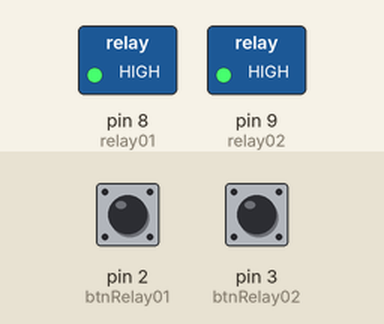
Recording of a sketch running on a simulated Arduino Uno, built with avr-gcc and run on an emulated ATmega328P. Shown: switched loads named in the sketch (green lamp = pin HIGH). Inputs (shaded band) come from the test bench; at power-on: pin 2 (btnRelay01) LOW, pin 3 (btnRelay02) LOW.

Above: at 1.2 s.
1.3 s: pin 2 (btnRelay01) pulled HIGH for 0.15 s
At 2.5 s:
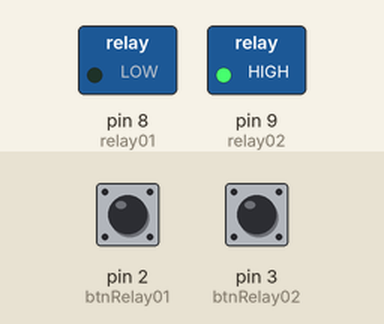
2.9 s: pin 3 (btnRelay02) pulled HIGH for 0.15 s
At 3.9 s:
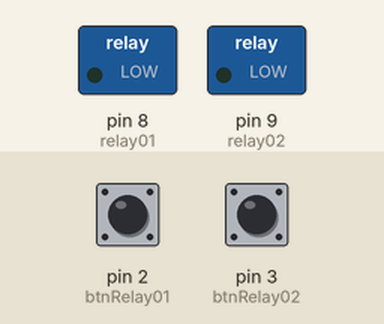
4.5 s: pin 2 (btnRelay01) pulled HIGH for 1 s
At 5.1 s:
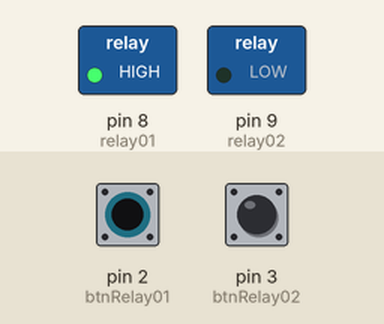
7.0 s: pin 2 (btnRelay01) pulled HIGH for 3.2 s
At 8.2 s:
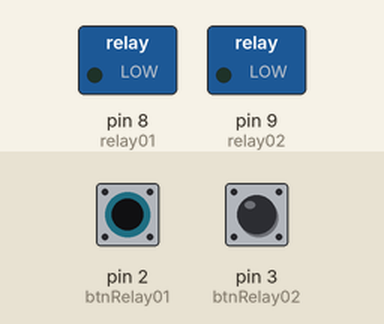
11.7 s: pin 3 (btnRelay02) pulled HIGH for 1 s
At 13.0 s:
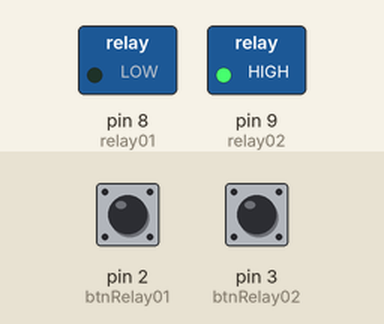
Timing chart, 0 to 14.7 s (numbered marks = the images above; inputs shaded):
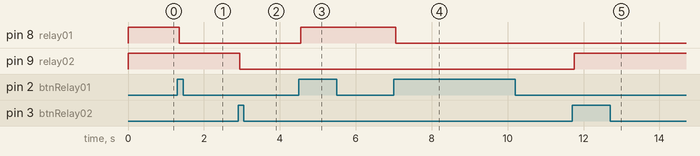

The sketch:

aciona-modulorele-com-arduino.ino
```cpp
/*
  Exemplo de Utilização Módulo Relé e botões
  Utilizado: Arduino Uno, Push-button, módulo relé 2 canais
  Autor: Yhan Christian Souza Silva - Data: 25/11/2016
*/


// --- Hardware ---

#define btnRelay01 2
#define btnRelay02 3
#define relay01 8
#define relay02 9

// --- Variáveis ---

int buttonState01, buttonState02, relay01State = HIGH, relay02State = HIGH, lastBtn01State = LOW, lastBtn02State = LOW;
unsigned long lastDebounceTime = 0, debounceDelay = 50;

// --- Setup ---

void setup() {
  pinMode(btnRelay01, INPUT);
  pinMode(btnRelay02, INPUT);
  pinMode(relay01, OUTPUT);
  pinMode(relay02, OUTPUT);
  digitalWrite(relay01, relay01State);
  digitalWrite(relay02, relay02State);
}

// --- Loop ---

void loop() {
  int readRelay01 = digitalRead(btnRelay01);
  int readRelay02 = digitalRead(btnRelay02);
  if (readRelay01 != lastBtn01State) {
    lastDebounceTime = millis();
  }
  if (readRelay02 != lastBtn02State) {
    lastDebounceTime = millis();
  }

  if ((millis() - lastDebounceTime) > debounceDelay) {
    if (readRelay01 != buttonState01) {
      buttonState01 = readRelay01;
      if (buttonState01 == HIGH) {
        relay01State = !relay01State;
      }
    }
    if (readRelay02 != buttonState02) {
      buttonState02 = readRelay02;
      if (buttonState02 == HIGH) {
        relay02State = !relay02State;
      }
    }
  }
  digitalWrite(relay01, relay01State);
  digitalWrite(relay02, relay02State);
  lastBtn01State = readRelay01;
  lastBtn02State = readRelay02;
}
```

Measured:
- after the input at 1.3 s, pin 8 (relay01): HIGH → LOW after 0.05 s
- after the input at 2.9 s, pin 9 (relay02): HIGH → LOW after 0.05 s
- after the input at 4.5 s, pin 8 (relay01): LOW → HIGH after 0.05 s
- after the input at 7.0 s, pin 8 (relay01): HIGH → LOW after 0.05 s
- after the input at 11.7 s, pin 9 (relay02): LOW → HIGH after 0.05 s
